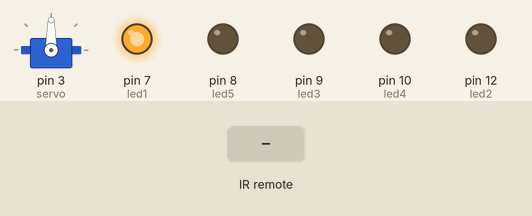
A sketch run on a simulated Arduino Uno, built with avr-gcc and run on an emulated ATmega328P. Parts: servo, output pins drawn as LEDs (lit = HIGH). The test bench sets the inputs (shaded band). What the sketch prints to the serial monitor is not drawn.

Above: at 0.1 s.
At 2.2 s:
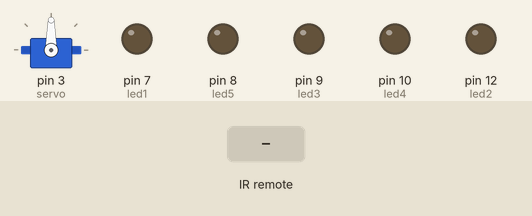
2.3 s: infrared code 0x20DF10EF received
Timing chart, 0 to 5.3 s (numbered marks = the images above; inputs shaded):
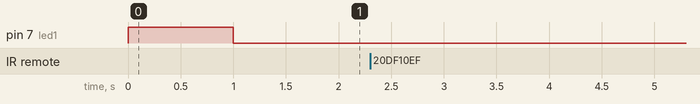

Measured:
- after the input at 2.3 s, every drawn part: stays the same

The sketch:

remote2.ino
```cpp
/*
 *  Controlling a RGB LED with a TV Remote
 *
 *  Modified IRrecvDemo example from Ken Shirriff IRremote Library
 *  Ken Shirriff
 *  http://arcfn.com
 *
 *  Modified by Dejan Nedelkovski,
 *  www.HowToMechatronics.com
 *
 */

#include <IRremote.h>
#include <Servo.h>

Servo myservo;

int led1 = 7;
int led2 = 12;
int led3 = 9;

int led4 = 10;
int led5 = 8;

int servo = 3;

boolean pos1 = false;
boolean pos2 = false;
boolean pos3 = false;
boolean pos4 = false;

int RECV_PIN = 11; // IR Receiver - Arduino Pin Number 8

IRrecv irrecv(RECV_PIN);

decode_results results;

void setup()
{
  Serial.begin(9600);
  irrecv.enableIRIn(); // Start the receiver

  pinMode(led1,OUTPUT);
  pinMode(led2,OUTPUT);
  pinMode(led3,OUTPUT);
  pinMode(led4,OUTPUT);
  pinMode(led5,OUTPUT);
  pinMode(servo,OUTPUT);

  digitalWrite(led1,LOW);
  digitalWrite(led2,LOW);
  digitalWrite(led3,LOW);
  digitalWrite(led4,LOW);
  digitalWrite(led5,LOW);


  myservo.attach(servo);

  digitalWrite(led1,HIGH);
  delay(1000);
  digitalWrite(led1,LOW);
}

void loop() {
  //Serial.println("Hello");


  if (irrecv.decode(&results)) {

    Serial.println(results.value);

    if(results.value == 551489775)//Turn On And Off
    {
      if(pos1 == false)
      {

      }
      else if(pos1 == true)
      {

      }
    }
    else if( results.value == 551520375 )// Number 1
    {

    }
    else if( results.value == 551504055 )// Number 2
    {

    }
    else if( results.value == 551536695 )// Number 3
    {

    }


    irrecv.resume(); // Receive the next value

  }
  else
  {


    //Serial.println("Nothing Found");
  }
  //delay(100);
}
```
